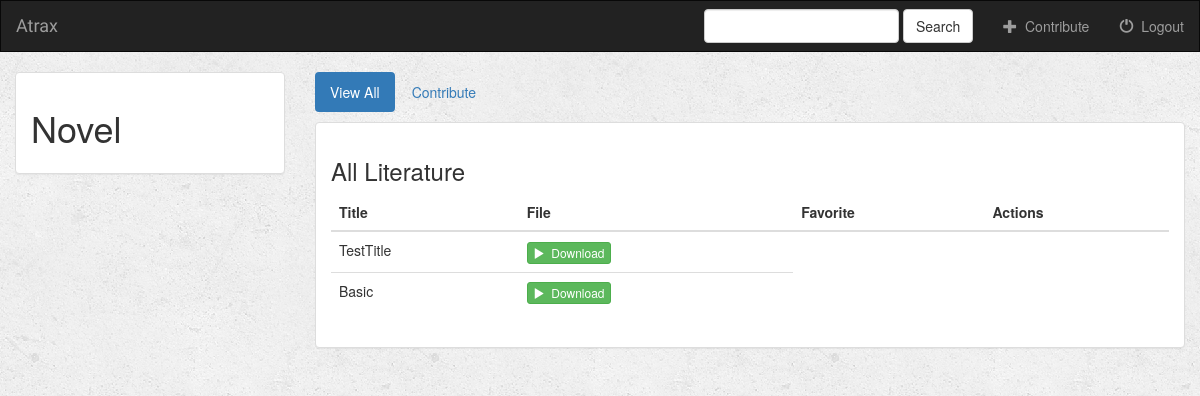
Screenshot of /portal/1/ (signed in) with the database file from the repository.
### portal/models.py (models this page shows, shortened)
class LiteratureType(models.Model):
    lit_type_name = models.CharField(max_length=250)
    def __str__(self):
        return self.lit_type_name

class Literature(models.Model):
    user = models.ForeignKey(User, default=1)
    lit_type = models.ForeignKey(LiteratureType, on_delete=models.CASCADE)
    lit_author = models.CharField(max_length=250)
    lit_title = models.CharField(max_length=250)
    lit_desc = models.TextField(max_length=1000, null=True)
    lit_file = models.FileField(default='')
    uploaded_at = models.DateTimeField(auto_now_add=True, blank=True, null=True)

### portal/views.py (the view)
# urls.py: url(r'^(?P<lit_type_id>[0-9]+)/$', views.detail, name='detail'),
def detail(request, lit_type_id):
    if not request.user.is_authenticated():
        return render(request, 'portal/login.html')
    else:
        user = request.user
        lit_type = get_object_or_404(LiteratureType, pk=lit_type_id)
        return render(request, 'portal/detail.html', {'lit_type': lit_type, 'user': user})

### templates/portal/detail.html (shortened to what this page needs)
{% extends 'portal/base.html' %}
{% block body %}
<div class="container-fluid songs-container">
    <div class="row">
        <div class="col-sm-4 col-md-3">
            <div class="panel panel-default">
                <div class="panel-body">
                    <h1>{{ lit_type.lit_type_name }}</small></h1>
                </div>
            </div>
        </div>
        <div class="col-sm-8 col-md-9">
            <ul class="nav nav-pills" style="margin-bottom: 10px;">
                <li role="presentation" class="active"><a href="{% url 'portal:detail' lit_type.id %}">View All</a></li>
                <li role="presentation"><a href="{% url 'portal:contribute' lit_type.id %}">Contribute</a></li>
            </ul>
            <div class="panel panel-default">
                <div class="panel-body">
                    <h3>All Literature</h3>
                    <table class="table">
                        <thead>
                        <tr>
                            <th>Title</th>
                            <th>File</th>
                            <th>Favorite</th>
                            <th>Actions</th>
                        </tr>
                        </thead>
                        <tbody>
                        {% for literature in lit_type.literature_set.all %}
                            <tr>
                                <td>{{ literature.lit_title }}</td>
                                <td>
                                    <a target="_blank" href="{{ literature.lit_file.url }}">
                                        <button type="button" class="btn btn-success btn-xs">
                                            <span class="glyphicon glyphicon-play"></span>&nbsp; Download
                                        </button>
                                    </a>
                                </td>
                            </tr>
                        {% endfor %}
                        </tbody>
                    </table>
                </div>
            </div>
        </div>
    </div>
</div>
{% endblock %}

### atraxwebportal/static/portal/style.css (style rules this page uses)
body { background: white url("images/background.png"); }

### rows the page displays
LiteratureType: lit_type_name "Novel"
Literature: lit_title "TestTitle"
Literature: lit_title "Basic"
